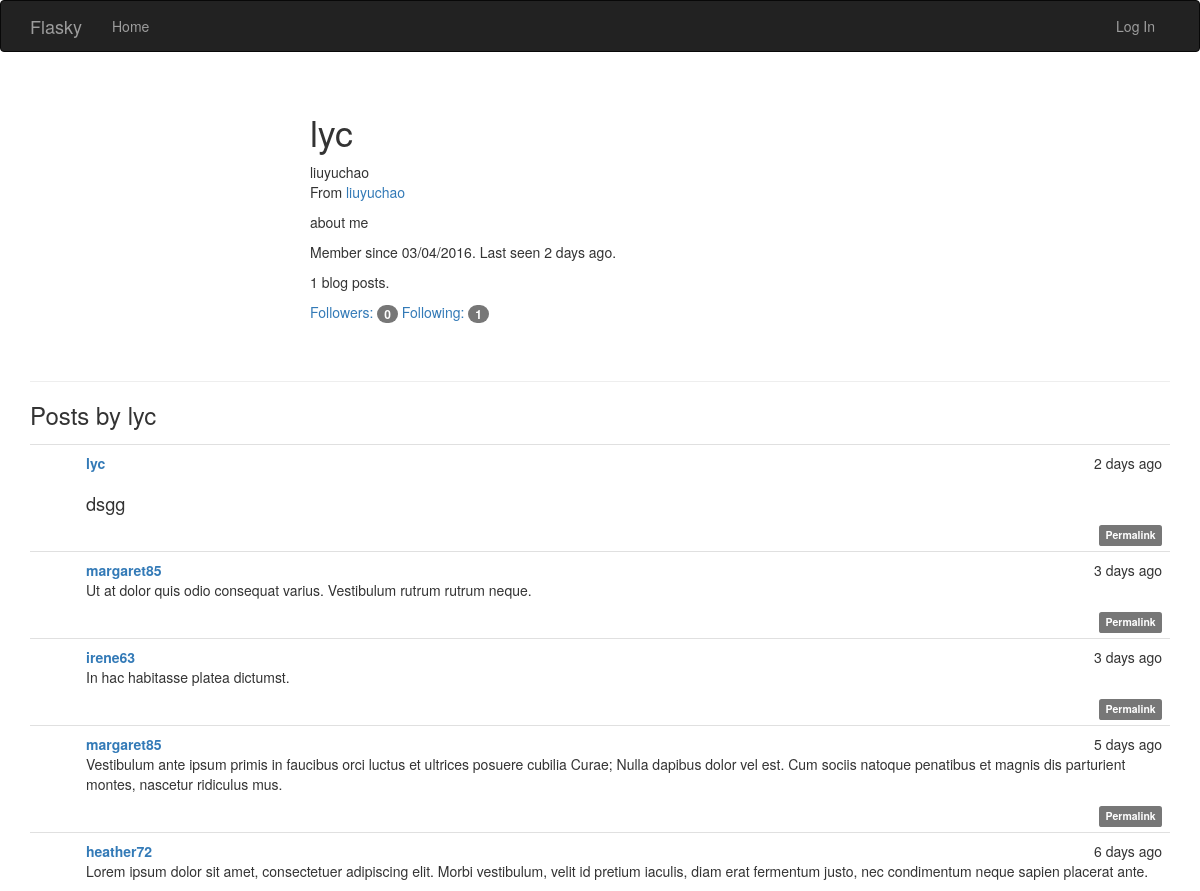
The page /user/lyc (upper part) on the database as committed earlier.
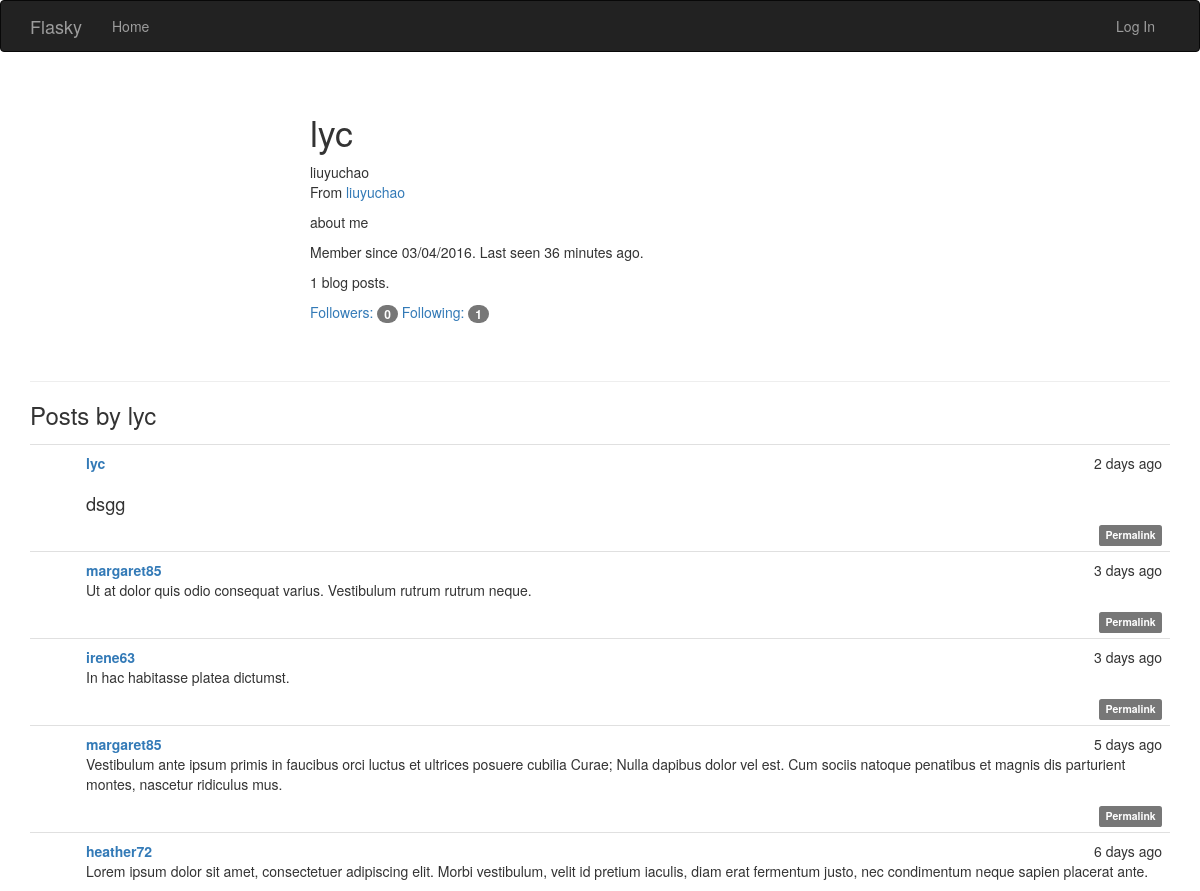
The same page on the database as committed later.
### app/models.py (models this page shows, shortened)
class User(UserMixin, db.Model):
	__tablename__ = 'users'
	id = db.Column(db.Integer, primary_key=True)
	username = db.Column(db.String(64), unique=True, index=True)
	role_id = db.Column(db.Integer, db.ForeignKey('roles.id'))
	password_hash = db.Column(db.String(128))
	email = db.Column(db.String(64), unique = True, index = True)
	confirmed = db.Column(db.Boolean, default = False)
	name = db.Column(db.String(64))
	location = db.Column(db.String(64))
	about_me = db.Column(db.Text())
	member_since = db.Column(db.DateTime(), default = datetime.utcnow)
	last_seen = db.Column(db.DateTime(), default = datetime.utcnow)
	posts = db.relationship('Post', backref = 'author', lazy = 'dynamic')
	followed = db.relationship('Follow',
								foreign_keys = [Follow.follower_id],
								backref = db.backref('follower', lazy = 'joined'),
								lazy = 'dynamic',
								cascade = 'all, delete-orphan')
	followers = db.relationship('Follow',
								foreign_keys = [Follow.followed_id],
								backref = db.backref('followed', lazy = 'joined'),
								lazy = 'dynamic',
								cascade = 'all, delete-orphan')
	comments = db.relationship('Comment', backref = 'author', lazy = 'dynamic')
	@property
	def password(self):
		raise AttributeError('password is not a readable attribute')

class Post(db.Model):
	__tablename__ = 'posts'
	id = db.Column(db.Integer, primary_key = True)
	body = db.Column(db.Text)
	timestamp = db.Column(db.DateTime, index = True, default = datetime.utcnow)
	author_id = db.Column(db.Integer, db.ForeignKey('users.id'))
	body_html = db.Column(db.Text)
	comments = db.relationship('Comment', backref = 'post', lazy = 'dynamic')

### app/main/views.py (the view)
@main.route('/user/<username>')
def user(username):
	user = User.query.filter_by(username = username).first()
	if user is None:
		abort(404)
	page = request.args.get('page', 1, type = int)
	pagination = Post.query.order_by(Post.timestamp.desc()).paginate(
		page, per_page = current_app.config['FLASKY_POSTS_PER_PAGE'],
		error_out = False)
	posts = pagination.items
	return render_template('user.html', user = user, posts = posts, pagination = pagination)

### app/auth/views.py (called while the page is built)
@auth.before_app_request
def before_request():
	if current_user.is_authenticated:
		current_user.ping()
		if not current_user.confirmed\
				and request.endpoint[:5] != 'auth.'\
				and request.endpoint != 'static':
			return redirect(url_for('auth.unconfirmed'))

### app/main/__init__.py (called while the page is built)
@main.app_context_processor
def inject_permission():
	return dict(Permission = Permission)

### app/models.py (called while the page is built)
	def can(self, permissions):
		return False

	def is_administrator(self):
		return False

### app/templates/user.html (shortened to what this page needs)
{% extends "base.html" %}
{% import "_macros.html" as macros %}
{% block page_content %}
<div class="page-header">
    <div class="profile-header">
        <h1>{{ user.username }}</h1>
        {% if user.name or user.location %}
        <p>
            {% if user.name %}{{ user.name }}<br>{% endif %}
            {% if user.location %}
                From <a href="http://maps.google.com/?q={{ user.location }}">{{ user.location }}</a><br>
            {% endif %}
        </p>
        {% endif %}
        {% if user.about_me %}<p>{{ user.about_me }}</p>{% endif %}
        <p>Member since {{ moment(user.member_since).format('L') }}. Last seen {{ moment(user.last_seen).fromNow() }}.</p>
        <p>{{ user.posts.count() }} blog posts.</p>
        <p>
            <a href="{{ url_for('.followers', username=user.username) }}">Followers: <span class="badge">{{ user.followers.count() - 1 }}</span></a>
            <a href="{{ url_for('.followed_by', username=user.username) }}">Following: <span class="badge">{{ user.followed.count() - 1 }}</span></a>
        </p>
    </div>
</div>
<h3>Posts by {{ user.username }}</h3>
{% include '_posts.html' %}
{% endblock %}

### app/templates/base.html (shortened to what this page needs)
{% extends "bootstrap/base.html" %}
{% block head %}
{{ super() }}
<link rel = "stylesheet" type = "text/css" href = "{{ url_for('static', filename = 'styles.css') }}">
{% endblock %}
{% block navbar %}
<div class = "navbar navbar-inverse" role = "navigation">
	<div class = "container">
		<div class = "navbar-header">
			<a class = "navbar-brand" href = "/">Flasky</a>
		</div>
		<div class = "navbar-collapse collapse">
			<ul class = "nav navbar-nav">
				<li><a href = "{{ url_for('main.index') }}">Home</a></li>
			</ul>
			<ul class = "nav navbar-nav navbar-right">
				{% if current_user.is_authenticated %}
				<li class = "dropdown">
					<a href="#" class="dropdown-toggle" data-toggle="dropdown">Account <b class="caret"></b></a>
				<ul class="dropdown-menu">
						<li><a href="{{ url_for('auth.change_password') }}">Change Password</a></li>
						<li><a href="{{ url_for('auth.change_email_request') }}">Change Email</a></li>
						<li><a href="{{ url_for('auth.logout') }}">Log Out</a></li>
					</ul>
				</li>
				{% else %}
				<li><a href = "{{ url_for('auth.login') }}">Log In</a></li>
				{% endif %}
			</ul>
		</div>
	</div>
</div>
{% endblock %}
{% block content %}
<div class="container">
	{% block page_content %}{% endblock %}
</div>
{% endblock %}

### app/templates/_posts.html (shortened to what this page needs)
<ul class="posts">
	{% for post in posts %}
	<li class="post">
		<div class="post-content">
			<div class="post-date">{{ moment(post.timestamp).fromNow() }}</div>
			<div class="post-author"><a href="{{ url_for('.user', username=post.author.username) }}">{{ post.author.username }}</a></div>
			<div class="post-body">
				{% if post.body_html %}
					{{ post.body_html | safe }}
				{% else %}
					{{ post.body }}
				{% endif %}
			</div>
			<div class = "post-footer">
				<a href = "{{ url_for('.post', id = post.id) }}">
					<span class = "label label-default">Permalink</span>
				</a>
			</div>
		</div>
	</li>
	{% endfor %}
</ul>

### app/static/styles.css (style rules this page uses)
.profile-header { min-height: 260px; margin-left: 280px; }
ul.posts { list-style-type: none; padding: 0px; margin: 16px 0px 0px 0px; border-top: 1px solid #e0e0e0; }
ul.posts li.post { padding: 8px; border-bottom: 1px solid #e0e0e0; }
div.post-date { float: right; }
div.post-author { font-weight: bold; }
div.post-content { margin-left: 48px; min-height: 48px; }
div.post-footer { text-align: right; }
.post-body h2 { font-size: 130%; }

Rows that differ between the two databases and show on the page:
changed User "lyc": last_seen "2 days ago" → "36 minutes ago"
